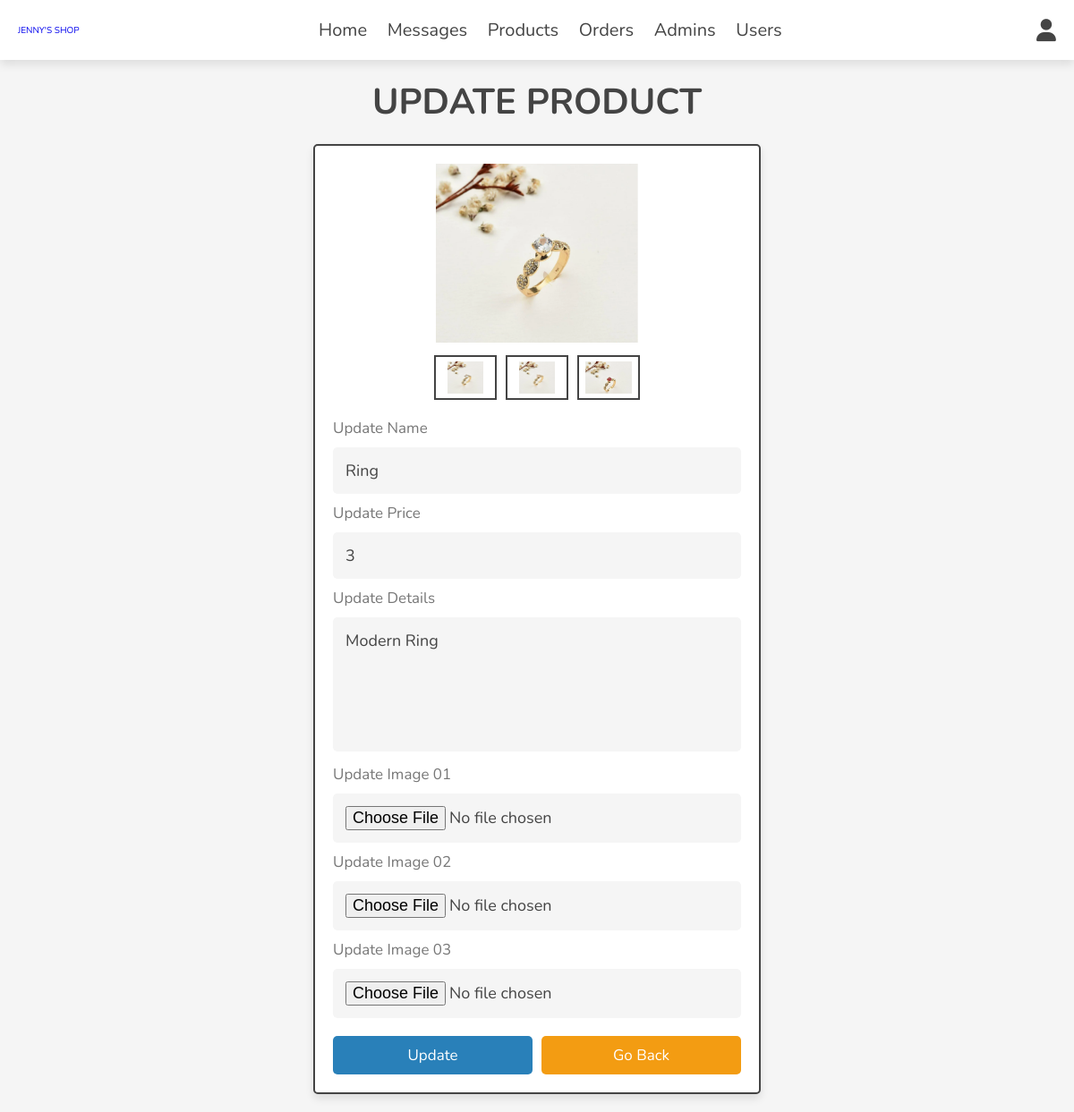
The page /admin/update_product.php?update=6 (signed in) on the database its author committed.
### tables this page shows
CREATE TABLE `products` (
  `id` int(100) NOT NULL,
  `name` varchar(100) NOT NULL,
  `details` varchar(500) NOT NULL,
  `price` int(10) NOT NULL,
  `image_01` varchar(100) NOT NULL,
  `image_02` varchar(100) NOT NULL,
  `image_03` varchar(100) NOT NULL,
  `Sold` int(11) NOT NULL
);

### admin/update_product.php (the view, shortened to what this page needs)
<?php
include '../components/connect.php';
?>
<!DOCTYPE html>
<html lang="en">
<head>
   <link rel="stylesheet" href="https://cdnjs.cloudflare.com/ajax/libs/font-awesome/6.1.1/css/all.min.css">
   <link rel="stylesheet" href="../css/admin_style.css">
</head>
<body>
<?php include '../components/admin_header.php'; ?>
<section class="update-product">
   <h1 class="heading">update product</h1>
   <?php
      $update_id = $_GET['update'];
      $select_products = $conn->prepare("SELECT * FROM `products` WHERE id = ?");
      $select_products->execute([$update_id]);
      if($select_products->rowCount() > 0){
         while($fetch_products = $select_products->fetch(PDO::FETCH_ASSOC)){
   ?>
   <form action="" method="post" enctype="multipart/form-data">
      <div class="image-container">
         <div class="main-image">
            <img src="../uploaded_img/<?= $fetch_products['image_01']; ?>" alt="">
         </div>
         <div class="sub-image">
            <img src="../uploaded_img/<?= $fetch_products['image_01']; ?>" alt="">
            <img src="../uploaded_img/<?= $fetch_products['image_02']; ?>" alt="">
            <img src="../uploaded_img/<?= $fetch_products['image_03']; ?>" alt="">
         </div>
      </div>
      <span>Update Name</span>
      <input type="text" name="name" required class="box" maxlength="100" placeholder="Enter product name" value="<?= $fetch_products['name']; ?>">
      <span>Update Price</span>
      <input type="number" name="price" required class="box" min="0" max="9999999999" placeholder="Enter product price" onkeypress="if(this.value.length == 10) return false;" value="<?= $fetch_products['price']; ?>">
      <span>Update Details</span>
      <textarea name="details" class="box" required cols="30" rows="10"><?= $fetch_products['details']; ?></textarea>
      <span>Update Image 01</span>
      <input type="file" name="image_01" accept="image/jpg, image/jpeg, image/png, image/webp" class="box">
      <span>Update Image 02</span>
      <input type="file" name="image_02" accept="image/jpg, image/jpeg, image/png, image/webp" class="box">
      <span>Update Image 03</span>
      <input type="file" name="image_03" accept="image/jpg, image/jpeg, image/png, image/webp" class="box">
      <div class="flex-btn">
         <input type="submit" name="update" class="btn" value="update">
         <a href="products.php" class="option-btn">go back</a>
      </div>
   </form>
   <?php
         }
      }else{
         echo '<p class="empty">No product found..!</p>';
      }
   ?>
</section>
</body>
</html>

### css/admin_style.css (style rules this page uses)
:root { --main-color:#2980b9; --orange:#f39c12; --red:#e74c3c; --black:#444; --white:#fff; --light-color:#777; --light-bg:#f5f5f5; --border:.2rem solid var(--black); --box-shadow:0 .5rem 1rem rgba(0,0,0,.1); }
* { font-family: 'Nunito', sans-serif; margin:0; padding:0; box-sizing: border-box; outline: none; border:none; text-decoration: none; }
html { font-size: 62.5%; overflow-x: hidden; }
body { background-color: var(--light-bg); }
section { padding:2rem; max-width: 1200px; margin:0 auto; }
.heading { font-size: 4rem; color:var(--black); margin-bottom: 2rem; text-align: center; text-transform: uppercase; }
.btn, .delete-btn, .option-btn { display: block; width: 100%; margin-top: 1rem; border-radius: .5rem; padding:1rem 3rem; font-size: 1.7rem; text-transform: capitalize; color:var(--white); cursor: pointer; text-align: center; }
.btn { background-color: var(--main-color); }
.option-btn { background-color: var(--orange); }
.flex-btn { display: flex; gap:1rem; }
.update-product form { background-color: var(--white); box-shadow: var(--box-shadow); border-radius: .5rem; border:var(--border); padding:2rem; max-width: 50rem; margin:0 auto; }
.update-product form .image-container { margin-bottom: 2rem; }
.update-product form .image-container .main-image img { height: 20rem; width: 100%; object-fit: contain; }
.update-product form .image-container .sub-image { display: flex; gap:1rem; justify-content: center; margin:1rem 0; }
.update-product form .image-container .sub-image img { height: 5rem; width: 7rem; object-fit: contain; padding:.5rem; border:var(--border); cursor: pointer; transition: .2s linear; }
.update-product form .box { width: 100%; border-radius: .5rem; padding:1.4rem; font-size: 1.8rem; color:var(--black); background-color: var(--light-bg); margin:1rem 0; }
.update-product form span { font-size: 1.7rem; color:var(--light-color); }
.update-product form textarea { height: 15rem; resize: none; }

### rows shown on the page
products: image_01 (picture), image_02 (picture), image_03 (picture), name "Ring", price "3", details "Modern Ring"
